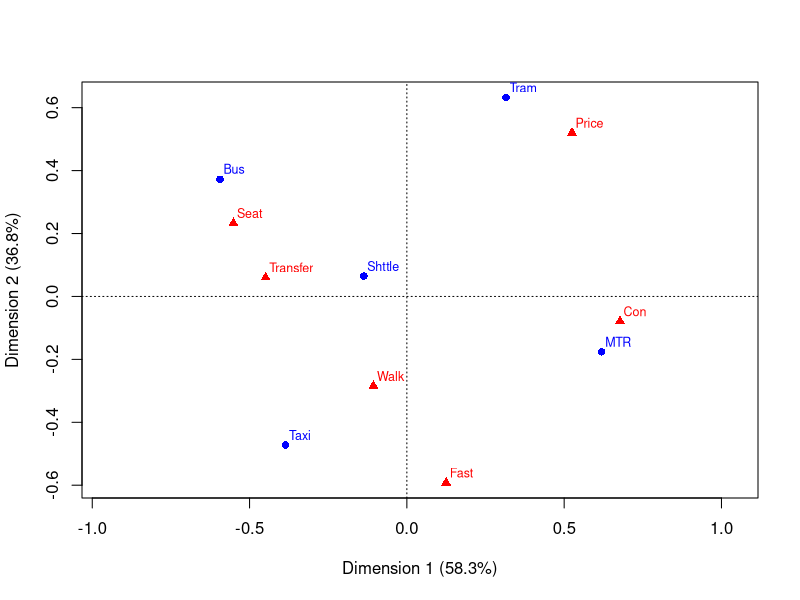

This chart was generated by the following R code:
# Correspondence Analysis

#install.packages("ca")
library(ca)

CA<-read.csv("CA.csv", header = TRUE,row.names = 1)
CA

#obj= contingency table
fit<-ca(obj=CA)

#summary() does not work when 
#   nd= smaller than max. number of dimensions
summary(fit)
#dim= dimensions to be printed
cacoord(fit,type="principal",dim=1:2)

#par(mar=c(4,4,1,4))
plot(fit)
